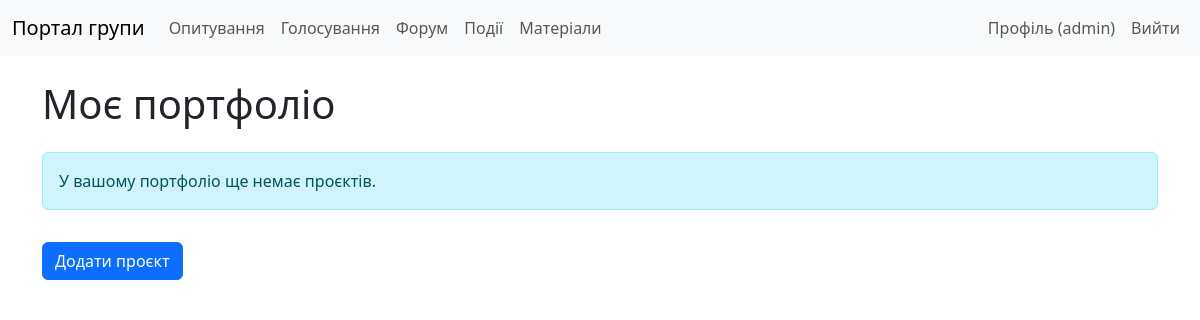
Before: /portfolio/ (signed in) with the older database file.
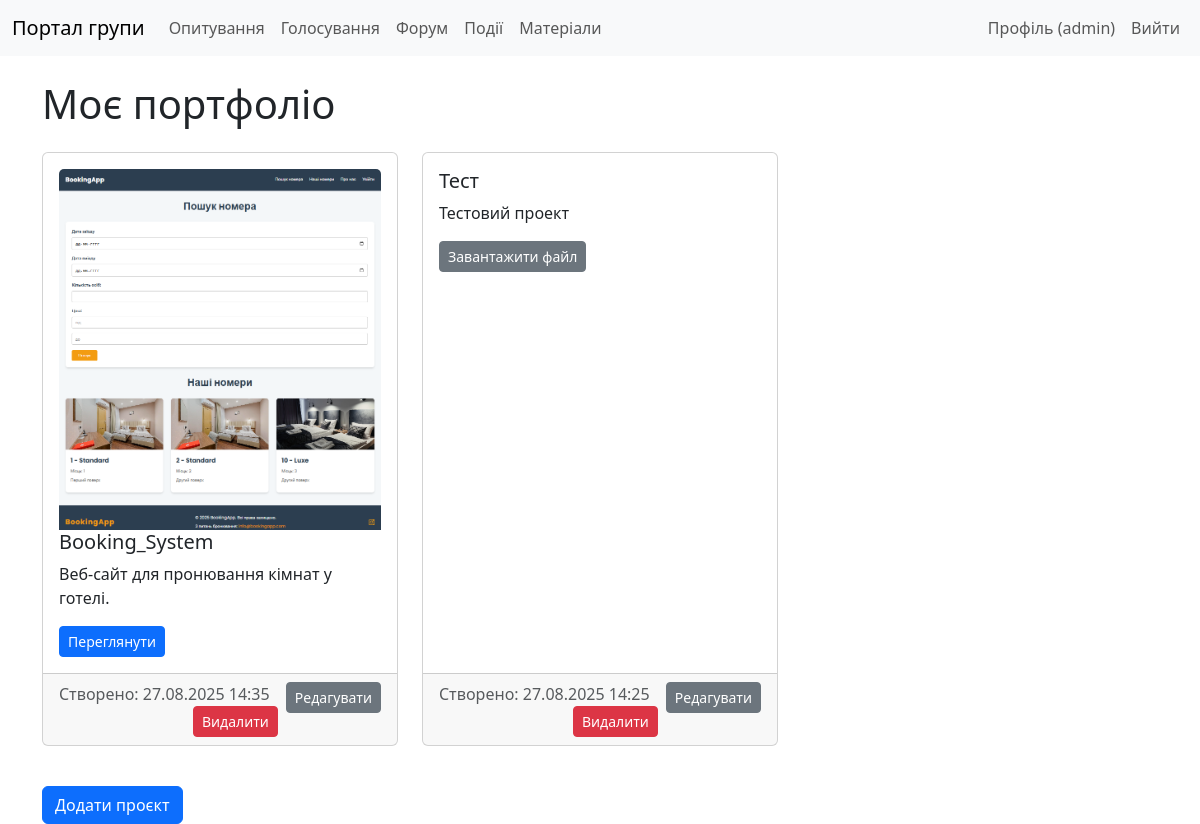
After: the same page with the newer database file.
### portfolio/models.py (models this page shows, shortened)
class PortfolioItem(models.Model):
    user = models.ForeignKey(User, on_delete=models.CASCADE, related_name='portfolio_items')
    title = models.CharField(max_length=200, verbose_name='Назва проєкту')
    description = models.TextField(blank=True, verbose_name='Опис')
    screenshot = models.ImageField(upload_to='portfolio_screenshots/', blank=True, null=True, verbose_name='Скріншот')
    link = models.URLField(blank=True, null=True, verbose_name='Посилання')
    file = models.FileField(upload_to='portfolio_files/', blank=True, null=True, verbose_name='Файл')
    created_at = models.DateTimeField(auto_now_add=True, verbose_name='Дата створення')
    updated_at = models.DateTimeField(auto_now=True, verbose_name='Дата оновлення')
    is_public = models.BooleanField(default=False, verbose_name='Публічний проєкт')
    class Meta:
        verbose_name = 'Проєкт портфоліо'
        verbose_name_plural = 'Проєкти портфоліо'

### portfolio/views.py (the view)
# urls.py: path('', views.PortfolioListView.as_view(), name='portfolio_list'),
class PortfolioListView(LoginRequiredMixin, ListView):
    model = PortfolioItem
    template_name = 'portfolio/portfolio_list.html'
    context_object_name = 'portfolio_items'
    paginate_by = 6
    def get_queryset(self):
        return PortfolioItem.objects.filter(user=self.request.user).order_by('-created_at')

### templates/portfolio/portfolio_list.html (shortened to what this page needs)
{% extends 'base.html' %}
{% block content %}
    <h1 class="my-4">Моє портфоліо</h1>
    {% if portfolio_items %}
        <div class="row">
            {% for item in portfolio_items %}
                <div class="col-md-4 mb-4">
                    <div class="card h-100">
                        <div class="card-body">
                            {% if item.screenshot %}
                                <img src="{{ item.screenshot.url }}" class="card-img-top img-fluid" alt="{{ item.title }}">
                            {% endif %}
                            <h5 class="card-title">{{ item.title }}</h5>
                            <p class="card-text">{{ item.description|truncatewords:20 }}</p>
                            {% if item.link %}
                                <a href="{{ item.link }}" class="btn btn-sm btn-primary" target="_blank">Переглянути</a>
                            {% endif %}
                            {% if item.file %}
                                <a href="{{ item.file.url }}" class="btn btn-sm btn-secondary" download>Завантажити файл</a>
                            {% endif %}
                        </div>
                        <div class="card-footer text-muted">
                            Створено: {{ item.created_at|date:"d.m.Y H:i" }}
                            <a href="{% url 'portfolio:portfolio_edit' item.pk %}" class="btn btn-sm btn-secondary float-end">Редагувати</a>
                            <a href="{% url 'portfolio:portfolio_delete' item.pk %}" class="btn btn-sm btn-danger float-end me-2">Видалити</a>
                        </div>
                    </div>
                </div>
            {% endfor %}
        </div>
    {% else %}
        <p class="alert alert-info">У вашому портфоліо ще немає проєктів.</p>
    {% endif %}
    <a href="{% url 'portfolio:portfolio_create' %}" class="btn btn-primary mt-3">Додати проєкт</a>
{% endblock %}

### templates/base.html (shortened to what this page needs)
{% load static %}
<!DOCTYPE html>
<html lang="uk">
<head>
    <link href="https://cdn.jsdelivr.net/npm/bootstrap@5.3.0/dist/css/bootstrap.min.css" rel="stylesheet">
    <link rel="stylesheet" href="{% static 'css/styles.css' %}">
</head>
<body>
    <nav class="navbar navbar-expand-lg navbar-light bg-light">
        <div class="container-fluid">
            <a class="navbar-brand" href="{% url 'core:group_profile' %}">
                {% with group=group %}
                    {% if group.logo %}
                        <img src="{{ group.logo.url }}" alt="{{ group.name }}">
                    {% else %}
                        Портал групи
                    {% endif %}
                {% endwith %}
            </a>
            <div class="collapse navbar-collapse" id="navbarNav">
                <ul class="navbar-nav me-auto">
                    <li class="nav-item">
                        <a class="nav-link" href="{% url 'polls:poll_list' %}">Опитування</a>
                    </li>
                    <li class="nav-item">
                        <a class="nav-link" href="{% url 'voting:vote_list' %}">Голосування</a>
                    </li>
                    <li class="nav-item">
                        <a class="nav-link" href="{% url 'forum:topic_list' %}">Форум</a>
                    </li>
                    <li class="nav-item">
                        <a class="nav-link" href="{% url 'events:event-list' %}">Події</a>
                    </li>
                    <li class="nav-item">
                        <a class="nav-link" href="{% url 'materials:material-list' %}">Матеріали</a>
                    </li>
                </ul>
                <ul class="navbar-nav">
                    {% if user.is_authenticated %}
                        <li class="nav-item">
                            <a class="nav-link" href="{% url 'core:user_profile' %}">Профіль ({{ user.username }})</a>
                        </li>
                        <li class="nav-item">
                            <form action="{% url 'logout' %}" method="post" class="d-inline">
                                <button type="submit" class="nav-link btn btn-link">Вийти</button>
                            </form>
                        </li>
                    {% endif %}
                </ul>
            </div>
        </div>
    </nav>
    <div class="container">
        {% block content %}
        {% endblock %}
    </div>
</body>
</html>

### static/css/styles.css (style rules this page uses)
.container { margin-top: 20px; }

Changed rows visible on the page:
added PortfolioItem: screenshot (picture), title "Booking_System", description "Веб-сайт для пронювання кімнат у готелі.", created_at "27.08.2025 14:35"
added PortfolioItem: title "Тест", description "Тестовий проект", created_at "27.08.2025 14:25"
Other visible differences:
text no longer shown: "У вашому портфоліо ще немає проєктів."
